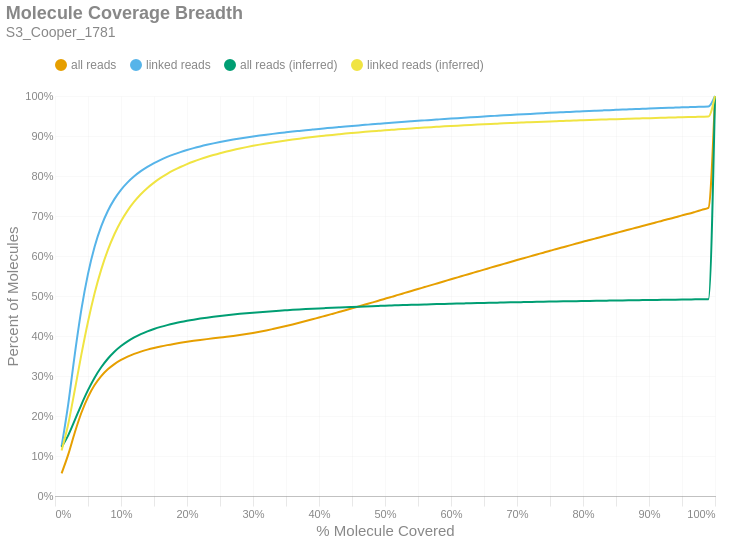

Source (notebook cell):
### Markdown cell above
### Molecule Read Coverage
This chart shows molecule coverage breadth as computed by the number of bases aligned to that molecule. In other words, "*how much of each unique long molecule is actually sequenced/aligned?*" Keep in mind there is a distinction between sequences and alignments, since some sequences belonging to a particular molecule may not align well and wouldn't appear in the alignment data. This chart also shows molecule coverage breadth as computed by the *inferred fragment* from which the aligned sequences originate. Unlike read coverage, this calculation takes into account the total insert size, including unsequenced gaps between the forward and reverse reads. Like the previous figures, these are cumulative percents.

### Code cell
if SKIPLR:
    print_html(f"Skipped")
else:
    binned_df = consolidated_hist(valids['coverage_bp'], mask, 0.01, True)
    binned_df_inf = consolidated_hist(valids['coverage_inserts'], mask, 0.01, True)
    binned_df = binned_df.with_columns(pl.lit(binned_df_inf['all reads (cumsum)']).alias('all reads (inferred)'))
    binned_df = binned_df.with_columns(pl.lit(binned_df_inf['linked reads (cumsum)']).alias('linked reads (inferred)'))
    binned_df = binned_df.with_columns(
        (pl.col('bin').cast(pl.Float64) + 0.01).alias('right_edge')
    )

    with SafeRender(binned_df):
        (
            density_plot(binned_df, 'Molecule Coverage Breadth', samplename, 'molcov', ['all reads (inferred)','linked reads (inferred)'])
            .encode(
                #x=alt.X('bin:Q', title="% Molecule Covered").axis(format = '%').scale(padding=0),
                x=alt.X('right_edge:Q', title="% Molecule Covered").axis(format='%').scale(padding=0),
                y=alt.Y('value:Q', title='Percent of Molecules')
                    .axis(format='%')
                    .stack(False)
                    .scale(domainMin=0, padding=0),
                color=alt.Color("key:N").scale(domain = ["all reads", "linked reads", "all reads (inferred)", "linked reads (inferred)"]),
                tooltip = [
                    alt.Tooltip("key:N", title = "Data Type"),
                    alt.Tooltip("range_label:N", title="% Molecule Covered"),
                    alt.Tooltip("value:Q", format = ".2%", title="% Molecules")
                ]
            )
        ).display()

### Figure 1 — Vega-Lite specification as saved in the notebook (floating-point values rounded to 4 significant figures)
{"width": "container", "height": 400, "config": {"title": {"anchor": "start", "dy": -15, "fontSize": 18, "color": "#888888", "subtitleColor": "#888888", "subtitleFontSize": 14}, "arc": {"fill": "#0072B2"}, "axis": {"domainColor": "#888888", "domainWidth": 0.5, "gridWidth": 0.2, "grid": false, "titleFontWeight": 400, "titleFontSize": 15, "labelFontSize": 11, "labelColor": "#888888", "tickColor": "#888888", "tickWidth": 0.2, "titleColor": "#888888"}, "axisBand": {"grid": false}, "axisX": {"grid": true, "tickSize": 10, "domainCap": "round"}, "axisY": {"domain": false, "grid": true, "tickSize": 0, "domainCap": "round"}, "background": "transparent", "header": {"labelFontSize": 15, "labelColor": "#888888", "titleFontSize": 15, "titleFontWeight": 600, "titleColor": "#888888"}, "legend": {"labelFont": "sans-serif", "labelFontSize": 12, "labelColor": "#888888", "symbolSize": 100, "symbolType": "circle", "titleFontSize": 12, "titlePadding": 10, "titleColor": "#888888", "title": null, "orient": "top"}, "range": {"category": ["#E69F00", "#56B4E9", "#009E73", "#F0E442", "#0072B2", "#D55E00", "#CC79A7", "#000000"], "diverging": ["#cfe8f3", "#a2d4ec", "#73bfe2", "#46abdb", "#1696d2", "#12719e"]}, "area": {"fill": "#0072B2", "fillOpacity": 0.7, "line": true, "strokeOpacity": 0.7}, "line": {"color": "#0072B2", "stroke": "#0072B2", "strokeWidth": 2}, "trail": {"color": "#0072B2", "stroke": "#0072B2", "strokeWidth": 0, "size": 1}, "point": {"filled": true, "fillOpacity": 1.0, "size": 95}, "text": {"color": "#888888", "fontSize": 11, "align": "right", "fontWeight": 400, "size": 11}, "bar": {"fill": "#0072B2", "stroke": null}, "view": {"stroke": null, "continuousWidth": 660, "continuousHeight": 400}}, "data": {"name": "data-60c14c40278ea30bf7575167b9bc0524"}, "mark": {"type": "line", "interpolate": "monotone", "point": {"opacity": 0, "size": 275}}, "encoding": {"color": {"field": "key", "scale": {"domain": ["all reads", "linked reads", "all reads (inferred)", "linked reads (inferred)"]}, "type": "nominal"}, "tooltip": [{"field": "key", "title": "Data Type", "type": "nominal"}, {"field": "range_label", "title": "% Molecule Covered", "type": "nominal"}, {"field": "value", "format": ".2%", "title": "% Molecules", "type": "quantitative"}], "x": {"axis": {"format": "%"}, "field": "right_edge", "scale": {"padding": 0}, "title": "% Molecule Covered", "type": "quantitative"}, "y": {"axis": {"format": "%"}, "field": "value", "scale": {"domainMin": 0, "padding": 0}, "stack": false, "title": "Percent of Molecules", "type": "quantitative"}}, "params": [{"name": "param_c36ac31b6afebe62", "select": {"type": "point", "fields": ["key"]}, "bind": "legend"}], "title": {"text": "Molecule Coverage Breadth", "subtitle": "S3_Cooper_1781"}, "transform": [{"fold": ["all reads (cumsum)", "linked reads (cumsum)", "all reads (inferred)", "linked reads (inferred)"]}, {"calculate": "replace(datum.key, ' (cumsum)', '')", "as": "key"}, {"filter": {"param": "param_c36ac31b6afebe62"}}], "usermeta": {"embedOptions": {"downloadFileName": "S3_Cooper_1781.molcov"}}, "$schema": "https://vega.github.io/schema/vega-lite/v6.1.0.json", "datasets": {"data-60c14c40278ea30bf7575167b9bc0524": [{"bin": "0.0", "interval": "0.0-0.01", "all reads": 0.05657, "linked reads": 0.1239, "all reads (cumsum)": 0.05657, "linked reads (cumsum)": 0.1239, "range_label": "0.0-0.01", "all reads (inferred)": 0.122, "linked reads (inferred)": 0.1135, "right_edge": 0.01}, {"bin": "0.01", "interval": "0.01-0.02", "all reads": 0.04674, "linked reads": 0.105, "all reads (cumsum)": 0.1033, "linked reads (cumsum)": 0.2288, "range_label": "0.01-0.02", "all reads (inferred)": 0.1515, "linked reads (inferred)": 0.1793, "right_edge": 0.02}, {"bin": "0.02", "interval": "0.02-0.03", "all reads": 0.05543, "linked reads": 0.1255, "all reads (cumsum)": 0.1587, "linked reads (cumsum)": 0.3543, "range_label": "0.02-0.03", "all reads (inferred)": 0.1894, "linked reads (inferred)": 0.265, "right_edge": 0.03}, {"bin": "0.03", "interval": "0.03-0.04", "all reads": 0.04937, "linked reads": 0.112, "all reads (cumsum)": 0.2081, "linked reads (cumsum)": 0.4664, "range_label": "0.03-0.04", "all reads (inferred)": 0.2287, "linked reads (inferred)": 0.3541, "right_edge": 0.04}, {"bin": "0.04", "interval": "0.04-0.05", "all reads": 0.03922, "linked reads": 0.089, "all reads (cumsum)": 0.2473, "linked reads (cumsum)": 0.5554, "range_label": "0.04-0.05", "all reads (inferred)": 0.2646, "linked reads (inferred)": 0.4357, "right_edge": 0.05}, {"bin": "0.05", "interval": "0.05-0.06", "all reads": 0.02994, "linked reads": 0.0679, "all reads (cumsum)": 0.2773, "linked reads (cumsum)": 0.6233, "range_label": "0.05-0.06", "all reads (inferred)": 0.2958, "linked reads (inferred)": 0.5066, "right_edge": 0.06}, {"bin": "0.06", "interval": "0.06-0.07", "all reads": 0.02245, "linked reads": 0.05089, "all reads (cumsum)": 0.2997, "linked reads (cumsum)": 0.6742, "range_label": "0.06-0.07", "all reads (inferred)": 0.3218, "linked reads (inferred)": 0.5658, "right_edge": 0.07}, {"bin": "0.07", "interval": "0.07-0.08", "all reads": 0.01697, "linked reads": 0.0384, "all reads (cumsum)": 0.3167, "linked reads (cumsum)": 0.7126, "range_label": "0.07-0.08", "all reads (inferred)": 0.3432, "linked reads (inferred)": 0.6145, "right_edge": 0.08}, {"bin": "0.08", "interval": "0.08-0.09", "all reads": 0.01315, "linked reads": 0.0297, "all reads (cumsum)": 0.3298, "linked reads (cumsum)": 0.7423, "range_label": "0.08-0.09", "all reads (inferred)": 0.3607, "linked reads (inferred)": 0.6544, "right_edge": 0.09}, {"bin": "0.09", "interval": "0.09-0.1", "all reads": 0.0103, "linked reads": 0.0232, "all reads (cumsum)": 0.3402, "linked reads (cumsum)": 0.7655, "range_label": "0.09-0.1", "all reads (inferred)": 0.3749, "linked reads (inferred)": 0.6867, "right_edge": 0.1}, {"bin": "0.1", "interval": "0.1-0.11", "all reads": 0.00834, "linked reads": 0.01873, "all reads (cumsum)": 0.3485, "linked reads (cumsum)": 0.7842, "range_label": "0.1-0.11", "all reads (inferred)": 0.3867, "linked reads (inferred)": 0.7135, "right_edge": 0.11}, {"bin": "0.11", "interval": "0.11-0.12", "all reads": 0.006797, "linked reads": 0.01521, "all reads (cumsum)": 0.3553, "linked reads (cumsum)": 0.7994, "range_label": "0.11-0.12", "all reads (inferred)": 0.3965, "linked reads (inferred)": 0.7357, "right_edge": 0.12}, {"bin": "0.12", "interval": "0.12-0.13", "all reads": 0.005715, "linked reads": 0.01275, "all reads (cumsum)": 0.361, "linked reads (cumsum)": 0.8122, "range_label": "0.12-0.13", "all reads (inferred)": 0.4047, "linked reads (inferred)": 0.7543, "right_edge": 0.13}, {"bin": "0.13", "interval": "0.13-0.14", "all reads": 0.004868, "linked reads": 0.01082, "all reads (cumsum)": 0.3659, "linked reads (cumsum)": 0.823, "range_label": "0.13-0.14", "all reads (inferred)": 0.4116, "linked reads (inferred)": 0.77, "right_edge": 0.14}, {"bin": "0.14", "interval": "0.14-0.15", "all reads": 0.004238, "linked reads": 0.009339, "all reads (cumsum)": 0.3701, "linked reads (cumsum)": 0.8323, "range_label": "0.14-0.15", "all reads (inferred)": 0.4176, "linked reads (inferred)": 0.7835, "right_edge": 0.15}, {"bin": "0.15", "interval": "0.15-0.16", "all reads": 0.003739, "linked reads": 0.008169, "all reads (cumsum)": 0.3738, "linked reads (cumsum)": 0.8405, "range_label": "0.15-0.16", "all reads (inferred)": 0.4227, "linked reads (inferred)": 0.7951, "right_edge": 0.16}, {"bin": "0.16", "interval": "0.16-0.17", "all reads": 0.003336, "linked reads": 0.007209, "all reads (cumsum)": 0.3772, "linked reads (cumsum)": 0.8477, "range_label": "0.16-0.17", "all reads (inferred)": 0.4272, "linked reads (inferred)": 0.8054, "right_edge": 0.17}, {"bin": "0.17", "interval": "0.17-0.18", "all reads": 0.003006, "linked reads": 0.006377, "all reads (cumsum)": 0.3802, "linked reads (cumsum)": 0.8541, "range_label": "0.17-0.18", "all reads (inferred)": 0.4313, "linked reads (inferred)": 0.8144, "right_edge": 0.18}, {"bin": "0.18", "interval": "0.18-0.19", "all reads": 0.002757, "linked reads": 0.005721, "all reads (cumsum)": 0.3829, "linked reads (cumsum)": 0.8598, "range_label": "0.18-0.19", "all reads (inferred)": 0.4348, "linked reads (inferred)": 0.8225, "right_edge": 0.19}, {"bin": "0.19", "interval": "0.19-0.2", "all reads": 0.00256, "linked reads": 0.005208, "all reads (cumsum)": 0.3855, "linked reads (cumsum)": 0.865, "range_label": "0.19-0.2", "all reads (inferred)": 0.438, "linked reads (inferred)": 0.8298, "right_edge": 0.2}, {"bin": "0.2", "interval": "0.2-0.21", "all reads": 0.002356, "linked reads": 0.004687, "all reads (cumsum)": 0.3879, "linked reads (cumsum)": 0.8697, "range_label": "0.2-0.21", "all reads (inferred)": 0.4409, "linked reads (inferred)": 0.8362, "right_edge": 0.21}, {"bin": "0.21", "interval": "0.21-0.22", "all reads": 0.002233, "linked reads": 0.004297, "all reads (cumsum)": 0.3901, "linked reads (cumsum)": 0.874, "range_label": "0.21-0.22", "all reads (inferred)": 0.4435, "linked reads (inferred)": 0.8421, "right_edge": 0.22}, {"bin": "0.22", "interval": "0.22-0.23", "all reads": 0.002113, "linked reads": 0.003955, "all reads (cumsum)": 0.3922, "linked reads (cumsum)": 0.8779, "range_label": "0.22-0.23", "all reads (inferred)": 0.4459, "linked reads (inferred)": 0.8475, "right_edge": 0.23}, {"bin": "0.23", "interval": "0.23-0.24", "all reads": 0.00204, "linked reads": 0.003659, "all reads (cumsum)": 0.3942, "linked reads (cumsum)": 0.8816, "range_label": "0.23-0.24", "all reads (inferred)": 0.4481, "linked reads (inferred)": 0.8524, "right_edge": 0.24}, {"bin": "0.24", "interval": "0.24-0.25", "all reads": 0.001976, "linked reads": 0.00339, "all reads (cumsum)": 0.3962, "linked reads (cumsum)": 0.885, "range_label": "0.24-0.25", "all reads (inferred)": 0.4501, "linked reads (inferred)": 0.857, "right_edge": 0.25}, {"bin": "0.25", "interval": "0.25-0.26", "all reads": 0.001907, "linked reads": 0.003108, "all reads (cumsum)": 0.3981, "linked reads (cumsum)": 0.8881, "range_label": "0.25-0.26", "all reads (inferred)": 0.452, "linked reads (inferred)": 0.8612, "right_edge": 0.26}, {"bin": "0.26", "interval": "0.26-0.27", "all reads": 0.002012, "linked reads": 0.002918, "all reads (cumsum)": 0.4001, "linked reads (cumsum)": 0.891, "range_label": "0.26-0.27", "all reads (inferred)": 0.4538, "linked reads (inferred)": 0.8652, "right_edge": 0.27}, {"bin": "0.27", "interval": "0.27-0.28", "all reads": 0.002206, "linked reads": 0.002697, "all reads (cumsum)": 0.4023, "linked reads (cumsum)": 0.8937, "range_label": "0.27-0.28", "all reads (inferred)": 0.4554, "linked reads (inferred)": 0.8688, "right_edge": 0.28}, {"bin": "0.28", "interval": "0.28-0.29", "all reads": 0.00249, "linked reads": 0.00257, "all reads (cumsum)": 0.4048, "linked reads (cumsum)": 0.8963, "range_label": "0.28-0.29", "all reads (inferred)": 0.4569, "linked reads (inferred)": 0.8722, "right_edge": 0.29}, {"bin": "0.29", "interval": "0.29-0.3", "all reads": 0.002784, "linked reads": 0.00244, "all reads (cumsum)": 0.4076, "linked reads (cumsum)": 0.8987, "range_label": "0.29-0.3", "all reads (inferred)": 0.4583, "linked reads (inferred)": 0.8754, "right_edge": 0.3}, {"bin": "0.3", "interval": "0.3-0.31", "all reads": 0.003026, "linked reads": 0.002296, "all reads (cumsum)": 0.4106, "linked reads (cumsum)": 0.901, "range_label": "0.3-0.31", "all reads (inferred)": 0.4597, "linked reads (inferred)": 0.8784, "right_edge": 0.31}, {"bin": "0.31", "interval": "0.31-0.32", "all reads": 0.003284, "linked reads": 0.002205, "all reads (cumsum)": 0.4139, "linked reads (cumsum)": 0.9032, "range_label": "0.31-0.32", "all reads (inferred)": 0.4609, "linked reads (inferred)": 0.8812, "right_edge": 0.32}, {"bin": "0.32", "interval": "0.32-0.33", "all reads": 0.003541, "linked reads": 0.002109, "all reads (cumsum)": 0.4175, "linked reads (cumsum)": 0.9053, "range_label": "0.32-0.33", "all reads (inferred)": 0.4621, "linked reads (inferred)": 0.8839, "right_edge": 0.33}, {"bin": "0.33", "interval": "0.33-0.34", "all reads": 0.003656, "linked reads": 0.002009, "all reads (cumsum)": 0.4211, "linked reads (cumsum)": 0.9073, "range_label": "0.33-0.34", "all reads (inferred)": 0.4633, "linked reads (inferred)": 0.8865, "right_edge": 0.34}, {"bin": "0.34", "interval": "0.34-0.35", "all reads": 0.00381, "linked reads": 0.001861, "all reads (cumsum)": 0.4249, "linked reads (cumsum)": 0.9092, "range_label": "0.34-0.35", "all reads (inferred)": 0.4643, "linked reads (inferred)": 0.8888, "right_edge": 0.35}, {"bin": "0.35", "interval": "0.35-0.36", "all reads": 0.004001, "linked reads": 0.001809, "all reads (cumsum)": 0.4289, "linked reads (cumsum)": 0.911, "range_label": "0.35-0.36", "all reads (inferred)": 0.4654, "linked reads (inferred)": 0.8912, "right_edge": 0.36}, {"bin": "0.36", "interval": "0.36-0.37", "all reads": 0.004125, "linked reads": 0.001762, "all reads (cumsum)": 0.4331, "linked reads (cumsum)": 0.9128, "range_label": "0.36-0.37", "all reads (inferred)": 0.4663, "linked reads (inferred)": 0.8933, "right_edge": 0.37}, {"bin": "0.37", "interval": "0.37-0.38", "all reads": 0.004252, "linked reads": 0.001754, "all reads (cumsum)": 0.4373, "linked reads (cumsum)": 0.9145, "range_label": "0.37-0.38", "all reads (inferred)": 0.4672, "linked reads (inferred)": 0.8954, "right_edge": 0.38}, {"bin": "0.38", "interval": "0.38-0.39", "all reads": 0.004358, "linked reads": 0.001652, "all reads (cumsum)": 0.4417, "linked reads (cumsum)": 0.9162, "range_label": "0.38-0.39", "all reads (inferred)": 0.4681, "linked reads (inferred)": 0.8974, "right_edge": 0.39}, {"bin": "0.39", "interval": "0.39-0.4", "all reads": 0.004538, "linked reads": 0.001624, "all reads (cumsum)": 0.4462, "linked reads (cumsum)": 0.9178, "range_label": "0.39-0.4", "all reads (inferred)": 0.469, "linked reads (inferred)": 0.8993, "right_edge": 0.4}, {"bin": "0.4", "interval": "0.4-0.41", "all reads": 0.004404, "linked reads": 0.001529, "all reads (cumsum)": 0.4506, "linked reads (cumsum)": 0.9193, "range_label": "0.4-0.41", "all reads (inferred)": 0.4698, "linked reads (inferred)": 0.901, "right_edge": 0.41}, {"bin": "0.41", "interval": "0.41-0.42", "all reads": 0.004559, "linked reads": 0.001517, "all reads (cumsum)": 0.4552, "linked reads (cumsum)": 0.9208, "range_label": "0.41-0.42", "all reads (inferred)": 0.4706, "linked reads (inferred)": 0.9027, "right_edge": 0.42}, {"bin": "0.42", "interval": "0.42-0.43", "all reads": 0.004619, "linked reads": 0.001453, "all reads (cumsum)": 0.4598, "linked reads (cumsum)": 0.9223, "range_label": "0.42-0.43", "all reads (inferred)": 0.4713, "linked reads (inferred)": 0.9044, "right_edge": 0.43}, {"bin": "0.43", "interval": "0.43-0.44", "all reads": 0.004624, "linked reads": 0.001445, "all reads (cumsum)": 0.4644, "linked reads (cumsum)": 0.9237, "range_label": "0.43-0.44", "all reads (inferred)": 0.472, "linked reads (inferred)": 0.906, "right_edge": 0.44}, {"bin": "0.44", "interval": "0.44-0.45", "all reads": 0.00471, "linked reads": 0.001411, "all reads (cumsum)": 0.4691, "linked reads (cumsum)": 0.9252, "range_label": "0.44-0.45", "all reads (inferred)": 0.4727, "linked reads (inferred)": 0.9075, "right_edge": 0.45}, {"bin": "0.45", "interval": "0.45-0.46", "all reads": 0.004745, "linked reads": 0.001369, "all reads (cumsum)": 0.4739, "linked reads (cumsum)": 0.9265, "range_label": "0.45-0.46", "all reads (inferred)": 0.4734, "linked reads (inferred)": 0.909, "right_edge": 0.46}, {"bin": "0.46", "interval": "0.46-0.47", "all reads": 0.004779, "linked reads": 0.001341, "all reads (cumsum)": 0.4787, "linked reads (cumsum)": 0.9279, "range_label": "0.46-0.47", "all reads (inferred)": 0.474, "linked reads (inferred)": 0.9104, "right_edge": 0.47}, {"bin": "0.47", "interval": "0.47-0.48", "all reads": 0.004831, "linked reads": 0.001349, "all reads (cumsum)": 0.4835, "linked reads (cumsum)": 0.9292, "range_label": "0.47-0.48", "all reads (inferred)": 0.4746, "linked reads (inferred)": 0.9117, "right_edge": 0.48}, {"bin": "0.48", "interval": "0.48-0.49", "all reads": 0.004663, "linked reads": 0.001327, "all reads (cumsum)": 0.4881, "linked reads (cumsum)": 0.9305, "range_label": "0.48-0.49", "all reads (inferred)": 0.4752, "linked reads (inferred)": 0.913, "right_edge": 0.49}, {"bin": "0.49", "interval": "0.49-0.5", "all reads": 0.005184, "linked reads": 0.001311, "all reads (cumsum)": 0.4933, "linked reads (cumsum)": 0.9319, "range_label": "0.49-0.5", "all reads (inferred)": 0.4758, "linked reads (inferred)": 0.9143, "right_edge": 0.5}, {"bin": "0.5", "interval": "0.5-0.51", "all reads": 0.004488, "linked reads": 0.00123, "all reads (cumsum)": 0.4978, "linked reads (cumsum)": 0.9331, "range_label": "0.5-0.51", "all reads (inferred)": 0.4763, "linked reads (inferred)": 0.9155, "right_edge": 0.51}, {"bin": "0.51", "interval": "0.51-0.52", "all reads": 0.005073, "linked reads": 0.001263, "all reads (cumsum)": 0.5029, "linked reads (cumsum)": 0.9343, "range_label": "0.51-0.52", "all reads (inferred)": 0.4769, "linked reads (inferred)": 0.9167, "right_edge": 0.52}, {"bin": "0.52", "interval": "0.52-0.53", "all reads": 0.004827, "linked reads": 0.001228, "all reads (cumsum)": 0.5077, "linked reads (cumsum)": 0.9356, "range_label": "0.52-0.53", "all reads (inferred)": 0.4774, "linked reads (inferred)": 0.9178, "right_edge": 0.53}, {"bin": "0.53", "interval": "0.53-0.54", "all reads": 0.004881, "linked reads": 0.001183, "all reads (cumsum)": 0.5126, "linked reads (cumsum)": 0.9368, "range_label": "0.53-0.54", "all reads (inferred)": 0.4779, "linked reads (inferred)": 0.919, "right_edge": 0.54}, {"bin": "0.54", "interval": "0.54-0.55", "all reads": 0.004813, "linked reads": 0.001169, "all reads (cumsum)": 0.5174, "linked reads (cumsum)": 0.9379, "range_label": "0.54-0.55", "all reads (inferred)": 0.4784, "linked reads (inferred)": 0.92, "right_edge": 0.55}, {"bin": "0.55", "interval": "0.55-0.56", "all reads": 0.004917, "linked reads": 0.001143, "all reads (cumsum)": 0.5223, "linked reads (cumsum)": 0.9391, "range_label": "0.55-0.56", "all reads (inferred)": 0.4789, "linked reads (inferred)": 0.9211, "right_edge": 0.56}, {"bin": "0.56", "interval": "0.56-0.57", "all reads": 0.004893, "linked reads": 0.001167, "all reads (cumsum)": 0.5272, "linked reads (cumsum)": 0.9402, "range_label": "0.56-0.57", "all reads (inferred)": 0.4794, "linked reads (inferred)": 0.9221, "right_edge": 0.57}, {"bin": "0.57", "interval": "0.57-0.58", "all reads": 0.004792, "linked reads": 0.001129, "all reads (cumsum)": 0.532, "linked reads (cumsum)": 0.9414, "range_label": "0.57-0.58", "all reads (inferred)": 0.4798, "linked reads (inferred)": 0.9231, "right_edge": 0.58}, {"bin": "0.58", "interval": "0.58-0.59", "all reads": 0.004862, "linked reads": 0.001123, "all reads (cumsum)": 0.5369, "linked reads (cumsum)": 0.9425, "range_label": "0.58-0.59", "all reads (inferred)": 0.4802, "linked reads (inferred)": 0.9241, "right_edge": 0.59}, {"bin": "0.59", "interval": "0.59-0.6", "all reads": 0.004987, "linked reads": 0.001102, "all reads (cumsum)": 0.5419, "linked reads (cumsum)": 0.9436, "range_label": "0.59-0.6", "all reads (inferred)": 0.4807, "linked reads (inferred)": 0.925, "right_edge": 0.6}, {"bin": "0.6", "interval": "0.6-0.61", "all reads": 0.004697, "linked reads": 0.001051, "all reads (cumsum)": 0.5466, "linked reads (cumsum)": 0.9446, "range_label": "0.6-0.61", "all reads (inferred)": 0.4811, "linked reads (inferred)": 0.9259, "right_edge": 0.61}, {"bin": "0.61", "interval": "0.61-0.62", "all reads": 0.004925, "linked reads": 0.00102, "all reads (cumsum)": 0.5515, "linked reads (cumsum)": 0.9457, "range_label": "0.61-0.62", "all reads (inferred)": 0.4815, "linked reads (inferred)": 0.9268, "right_edge": 0.62}, {"bin": "0.62", "interval": "0.62-0.63", "all reads": 0.004794, "linked reads": 0.001043, "all reads (cumsum)": 0.5563, "linked reads (cumsum)": 0.9467, "range_label": "0.62-0.63", "all reads (inferred)": 0.4819, "linked reads (inferred)": 0.9276, "right_edge": 0.63}, {"bin": "0.63", "interval": "0.63-0.64", "all reads": 0.004812, "linked reads": 0.001025, "all reads (cumsum)": 0.5611, "linked reads (cumsum)": 0.9477, "range_label": "0.63-0.64", "all reads (inferred)": 0.4823, "linked reads (inferred)": 0.9285, "right_edge": 0.64}, {"bin": "0.64", "interval": "0.64-0.65", "all reads": 0.004777, "linked reads": 0.0009812, "all reads (cumsum)": 0.5659, "linked reads (cumsum)": 0.9487, "range_label": "0.64-0.65", "all reads (inferred)": 0.4827, "linked reads (inferred)": 0.9293, "right_edge": 0.65}, {"bin": "0.65", "interval": "0.65-0.66", "all reads": 0.004998, "linked reads": 0.001014, "all reads (cumsum)": 0.5709, "linked reads (cumsum)": 0.9497, "range_label": "0.65-0.66", "all reads (inferred)": 0.483, "linked reads (inferred)": 0.9301, "right_edge": 0.66}, {"bin": "0.66", "interval": "0.66-0.67", "all reads": 0.004714, "linked reads": 0.0009563, "all reads (cumsum)": 0.5756, "linked reads (cumsum)": 0.9507, "range_label": "0.66-0.67", "all reads (inferred)": 0.4834, "linked reads (inferred)": 0.9308, "right_edge": 0.67}, {"bin": "0.67", "interval": "0.67-0.68", "all reads": 0.004778, "linked reads": 0.0009683, "all reads (cumsum)": 0.5804, "linked reads (cumsum)": 0.9516, "range_label": "0.67-0.68", "all reads (inferred)": 0.4837, "linked reads (inferred)": 0.9316, "right_edge": 0.68}, {"bin": "0.68", "interval": "0.68-0.69", "all reads": 0.004638, "linked reads": 0.0009323, "all reads (cumsum)": 0.585, "linked reads (cumsum)": 0.9526, "range_label": "0.68-0.69", "all reads (inferred)": 0.4841, "linked reads (inferred)": 0.9324, "right_edge": 0.69}, {"bin": "0.69", "interval": "0.69-0.7", "all reads": 0.004798, "linked reads": 0.0009215, "all reads (cumsum)": 0.5898, "linked reads (cumsum)": 0.9535, "range_label": "0.69-0.7", "all reads (inferred)": 0.4844, "linked reads (inferred)": 0.9331, "right_edge": 0.7}, {"bin": "0.7", "interval": "0.7-0.71", "all reads": 0.004668, "linked reads": 0.0009064, "all reads (cumsum)": 0.5945, "linked reads (cumsum)": 0.9544, "range_label": "0.7-0.71", "all reads (inferred)": 0.4848, "linked reads (inferred)": 0.9338, "right_edge": 0.71}, {"bin": "0.71", "interval": "0.71-0.72", "all reads": 0.004624, "linked reads": 0.0008757, "all reads (cumsum)": 0.5991, "linked reads (cumsum)": 0.9553, "range_label": "0.71-0.72", "all reads (inferred)": 0.4851, "linked reads (inferred)": 0.9345, "right_edge": 0.72}, {"bin": "0.72", "interval": "0.72-0.73", "all reads": 0.004694, "linked reads": 0.0008621, "all reads (cumsum)": 0.6038, "linked reads (cumsum)": 0.9561, "range_label": "0.72-0.73", "all reads (inferred)": 0.4854, "linked reads (inferred)": 0.9351, "right_edge": 0.73}, {"bin": "0.73", "interval": "0.73-0.74", "all reads": 0.004564, "linked reads": 0.000848, "all reads (cumsum)": 0.6083, "linked reads (cumsum)": 0.957, "range_label": "0.73-0.74", "all reads (inferred)": 0.4857, "linked reads (inferred)": 0.9358, "right_edge": 0.74}, {"bin": "0.74", "interval": "0.74-0.75", "all reads": 0.004791, "linked reads": 0.00085, "all reads (cumsum)": 0.6131, "linked reads (cumsum)": 0.9578, "range_label": "0.74-0.75", "all reads (inferred)": 0.486, "linked reads (inferred)": 0.9364, "right_edge": 0.75}, {"bin": "0.75", "interval": "0.75-0.76", "all reads": 0.004444, "linked reads": 0.0008082, "all reads (cumsum)": 0.6176, "linked reads (cumsum)": 0.9586, "range_label": "0.75-0.76", "all reads (inferred)": 0.4863, "linked reads (inferred)": 0.937, "right_edge": 0.76}, {"bin": "0.76", "interval": "0.76-0.77", "all reads": 0.004513, "linked reads": 0.0007762, "all reads (cumsum)": 0.6221, "linked reads (cumsum)": 0.9594, "range_label": "0.76-0.77", "all reads (inferred)": 0.4866, "linked reads (inferred)": 0.9376, "right_edge": 0.77}, {"bin": "0.77", "interval": "0.77-0.78", "all reads": 0.004531, "linked reads": 0.0007895, "all reads (cumsum)": 0.6266, "linked reads (cumsum)": 0.9602, "range_label": "0.77-0.78", "all reads (inferred)": 0.4869, "linked reads (inferred)": 0.9382, "right_edge": 0.78}, {"bin": "0.78", "interval": "0.78-0.79", "all reads": 0.004452, "linked reads": 0.0007651, "all reads (cumsum)": 0.6311, "linked reads (cumsum)": 0.961, "range_label": "0.78-0.79", "all reads (inferred)": 0.4872, "linked reads (inferred)": 0.9388, "right_edge": 0.79}, {"bin": "0.79", "interval": "0.79-0.8", "all reads": 0.004675, "linked reads": 0.0007923, "all reads (cumsum)": 0.6357, "linked reads (cumsum)": 0.9618, "range_label": "0.79-0.8", "all reads (inferred)": 0.4874, "linked reads (inferred)": 0.9394, "right_edge": 0.8}, {"bin": "0.8", "interval": "0.8-0.81", "all reads": 0.004226, "linked reads": 0.0007377, "all reads (cumsum)": 0.64, "linked reads (cumsum)": 0.9625, "range_label": "0.8-0.81", "all reads (inferred)": 0.4877, "linked reads (inferred)": 0.94, "right_edge": 0.81}, {"bin": "0.81", "interval": "0.81-0.82", "all reads": 0.004405, "linked reads": 0.0007309, "all reads (cumsum)": 0.6444, "linked reads (cumsum)": 0.9632, "range_label": "0.81-0.82", "all reads (inferred)": 0.488, "linked reads (inferred)": 0.9405, "right_edge": 0.82}, {"bin": "0.82", "interval": "0.82-0.83", "all reads": 0.004458, "linked reads": 0.0007298, "all reads (cumsum)": 0.6488, "linked reads (cumsum)": 0.964, "range_label": "0.82-0.83", "all reads (inferred)": 0.4882, "linked reads (inferred)": 0.9411, "right_edge": 0.83}, {"bin": "0.83", "interval": "0.83-0.84", "all reads": 0.004377, "linked reads": 0.0007135, "all reads (cumsum)": 0.6532, "linked reads (cumsum)": 0.9647, "range_label": "0.83-0.84", "all reads (inferred)": 0.4885, "linked reads (inferred)": 0.9416, "right_edge": 0.84}, {"bin": "0.84", "interval": "0.84-0.85", "all reads": 0.004316, "linked reads": 0.0006681, "all reads (cumsum)": 0.6575, "linked reads (cumsum)": 0.9654, "range_label": "0.84-0.85", "all reads (inferred)": 0.4888, "linked reads (inferred)": 0.9422, "right_edge": 0.85}, {"bin": "0.85", "interval": "0.85-0.86", "all reads": 0.004436, "linked reads": 0.0006787, "all reads (cumsum)": 0.662, "linked reads (cumsum)": 0.966, "range_label": "0.85-0.86", "all reads (inferred)": 0.489, "linked reads (inferred)": 0.9427, "right_edge": 0.86}, {"bin": "0.86", "interval": "0.86-0.87", "all reads": 0.004308, "linked reads": 0.0006495, "all reads (cumsum)": 0.6663, "linked reads (cumsum)": 0.9667, "range_label": "0.86-0.87", "all reads (inferred)": 0.4893, "linked reads (inferred)": 0.9432, "right_edge": 0.87}, {"bin": "0.87", "interval": "0.87-0.88", "all reads": 0.004382, "linked reads": 0.0006623, "all reads (cumsum)": 0.6707, "linked reads (cumsum)": 0.9673, "range_label": "0.87-0.88", "all reads (inferred)": 0.4895, "linked reads (inferred)": 0.9437, "right_edge": 0.88}, {"bin": "0.88", "interval": "0.88-0.89", "all reads": 0.004313, "linked reads": 0.0006218, "all reads (cumsum)": 0.675, "linked reads (cumsum)": 0.968, "range_label": "0.88-0.89", "all reads (inferred)": 0.4897, "linked reads (inferred)": 0.9441, "right_edge": 0.89}, {"bin": "0.89", "interval": "0.89-0.9", "all reads": 0.004413, "linked reads": 0.0006523, "all reads (cumsum)": 0.6794, "linked reads (cumsum)": 0.9686, "range_label": "0.89-0.9", "all reads (inferred)": 0.49, "linked reads (inferred)": 0.9446, "right_edge": 0.9}, {"bin": "0.9", "interval": "0.9-0.91", "all reads": 0.004188, "linked reads": 0.0006193, "all reads (cumsum)": 0.6836, "linked reads (cumsum)": 0.9692, "range_label": "0.9-0.91", "all reads (inferred)": 0.4902, "linked reads (inferred)": 0.9451, "right_edge": 0.91}, {"bin": "0.91", "interval": "0.91-0.92", "all reads": 0.004699, "linked reads": 0.0006057, "all reads (cumsum)": 0.6883, "linked reads (cumsum)": 0.9698, "range_label": "0.91-0.92", "all reads (inferred)": 0.4904, "linked reads (inferred)": 0.9455, "right_edge": 0.92}, {"bin": "0.92", "interval": "0.92-0.93", "all reads": 0.004067, "linked reads": 0.0006014, "all reads (cumsum)": 0.6923, "linked reads (cumsum)": 0.9704, "range_label": "0.92-0.93", "all reads (inferred)": 0.4907, "linked reads (inferred)": 0.946, "right_edge": 0.93}, {"bin": "0.93", "interval": "0.93-0.94", "all reads": 0.004448, "linked reads": 0.0005757, "all reads (cumsum)": 0.6968, "linked reads (cumsum)": 0.971, "range_label": "0.93-0.94", "all reads (inferred)": 0.4909, "linked reads (inferred)": 0.9464, "right_edge": 0.94}, {"bin": "0.94", "interval": "0.94-0.95", "all reads": 0.004813, "linked reads": 0.0005752, "all reads (cumsum)": 0.7016, "linked reads (cumsum)": 0.9716, "range_label": "0.94-0.95", "all reads (inferred)": 0.4911, "linked reads (inferred)": 0.9469, "right_edge": 0.95}, {"bin": "0.95", "interval": "0.95-0.96", "all reads": 0.00401, "linked reads": 0.0005611, "all reads (cumsum)": 0.7056, "linked reads (cumsum)": 0.9722, "range_label": "0.95-0.96", "all reads (inferred)": 0.4914, "linked reads (inferred)": 0.9473, "right_edge": 0.96}, {"bin": "0.96", "interval": "0.96-0.97", "all reads": 0.004779, "linked reads": 0.0005488, "all reads (cumsum)": 0.7104, "linked reads (cumsum)": 0.9727, "range_label": "0.96-0.97", "all reads (inferred)": 0.4916, "linked reads (inferred)": 0.9478, "right_edge": 0.97}, {"bin": "0.97", "interval": "0.97-0.98", "all reads": 0.005019, "linked reads": 0.0005065, "all reads (cumsum)": 0.7154, "linked reads (cumsum)": 0.9732, "range_label": "0.97-0.98", "all reads (inferred)": 0.4919, "linked reads (inferred)": 0.9482, "right_edge": 0.98}, {"bin": "0.98", "interval": "0.98-0.99", "all reads": 0.004891, "linked reads": 0.0005374, "all reads (cumsum)": 0.7203, "linked reads (cumsum)": 0.9737, "range_label": "0.98-0.99", "all reads (inferred)": 0.4922, "linked reads (inferred)": 0.9487, "right_edge": 0.99}, {"bin": "0.99", "interval": "0.99-1.0", "all reads": 0.2797, "linked reads": 0.02625, "all reads (cumsum)": 1.0, "linked reads (cumsum)": 1.0, "range_label": "0.99-1.0", "all reads (inferred)": 1.0, "linked reads (inferred)": 1.0, "right_edge": 1.0}]}}
